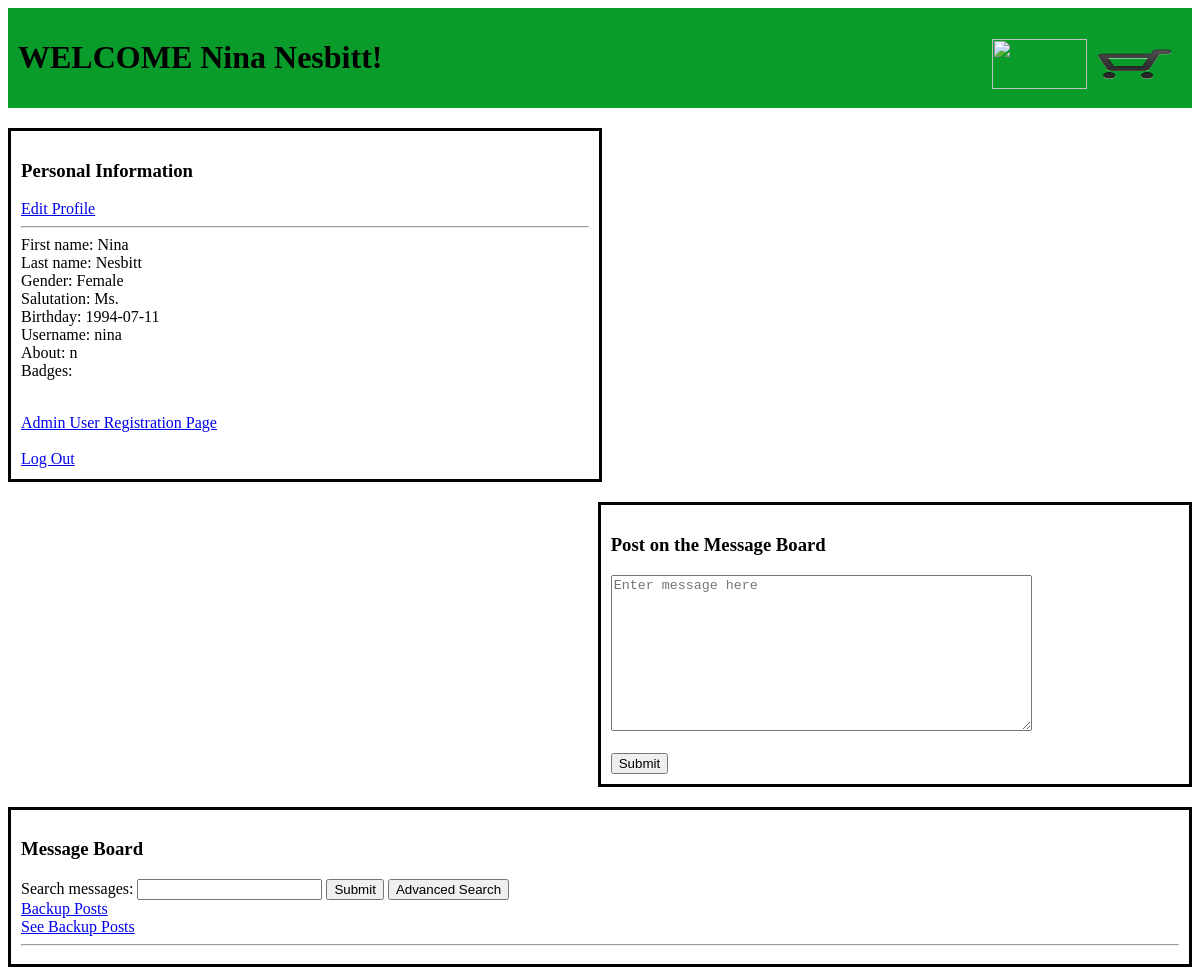
Screenshot of /logged.php (signed in) with the database file from the repository.
### tables this page shows
CREATE TABLE IF NOT EXISTS `userdb` (
`user_id` int(11) NOT NULL,
  `first_name` varchar(50) NOT NULL,
  `last_name` varchar(50) NOT NULL,
  `male` tinyint(1) NOT NULL,
  `salutation` varchar(11) NOT NULL,
  `bday` date NOT NULL,
  `username` varchar(50) NOT NULL,
  `password` varchar(50) NOT NULL,
  `about` longtext NOT NULL,
  `admin` tinyint(1) NOT NULL,
  `date_joined` date NOT NULL
);

### logged.php (the view, shortened to what this page needs)
<!DOCTYPE html>
			?> <script> alert("Export Successful"); </script> <?php
	$myusername = $_SESSION['myusername'];
   $strSQL = "SELECT * FROM userdb WHERE username = '" . $myusername . "'";
   $rs = mysql_query($strSQL);
   $row = mysql_fetch_array($rs);
?>
<html>
	<head>
		<link rel="stylesheet" href="css/landing-page.css" charset="utf-8">
	</head>
	<body>
		<header>
			<h1>WELCOME <?php echo $row[1] . " " . $row[2] ?>! <a href="cart.php"><img align="right" src= "res/cart.png" width="95" height="50"></a><a href="store.php"><img align="right" src= "res/store.png" width="95" height="50"></h1></a>
		</header>
		<div class="container">
			<h3>Personal Information</h3>
			<a href="editprofile.php">Edit Profile</a>
			<hr />
			<?php echo "First name: " . $row[1] . "<br>";
			echo "Last name: " . $row[2] . "<br>";
			if ($row[3] == 1) {
			 echo "Gender: Male<br>";
			} else {
			 echo "Gender: Female<br>";
			}
			echo "Salutation: " . $row[4] . "<br>";
			echo "Birthday: " . $row[5] . "<br>";
			echo "Username: " . $row[6] . "<br>";
			echo "About: " . $row[8] . "<br>";
			echo "Badges: <ul>";
			echo "</ul>";
			if ($row[9] == 1) {
			 echo "<br><a href=admin.php>Admin User Registration Page</a>";
			}
			echo "<br><br><a href='#' onclick='logoutFunction();'>Log Out</a>";
			?>
		</div>
		<div class="post_message">
			<h3>Post on the Message Board</h3>
			<form class="message_box" action="postmessage.php" method="post" id="msgform">
				<textarea name="message" rows="10" cols="50" placeholder="Enter message here" ></textarea><br><br>
				<input type="submit">
			</form>
		</div>
		<div class="message_board">
			<h3>Message Board</h3>
			<div>
				<form method="post" action="query.php">
				Search messages: <input type="text" name="squery">
				<input type="submit"/>
				<button type="button" id="advancedButton" onclick="toggle(1)">Advanced Search</button>
				<?php
					if($row['admin'] == 1){
						echo "<br><a href='export.php'>Backup Posts</a><br>";
						echo "<a href='backupposts.php'>See Backup Posts</a>";
					}
				 ?>
                </form>
			</div>
			<hr>
		</div>
	</body>
</html>

### css/landing-page.css (style rules this page uses)
header { height: 20%; background-color: #0a9c2a; padding: 10px; margin-bottom: 20px; }
.container { height: 30%; width: 48%; padding: 10px; padding-bottom: 11px; border-style: solid; border-color: #000; margin-bottom: 20px; float: left; }
.post_message { height: 30%; width: 48%; padding: 10px; border-style: solid; border-color: #000; margin-bottom: 20px; float: right; }
.message_board { height: 50%; border-style: solid; border-color: #000; clear: both; padding: 10px; }

### rows the page displays
userdb: first_name "Nina", last_name "Nesbitt", salutation "Ms.", bday "1994-07-11", username "nina", about "n"
